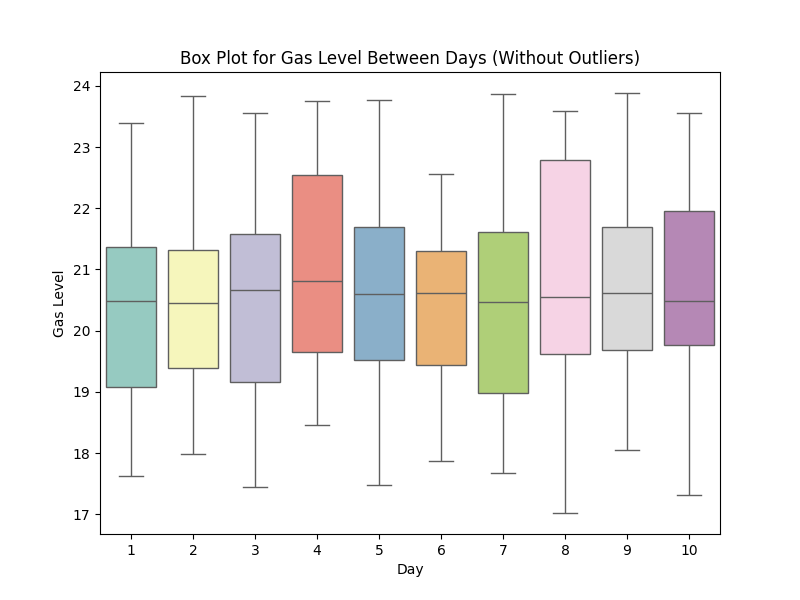

Generate this figure with Python:
import pandas as pd
import seaborn as sns
import matplotlib.pyplot as plt

# Read CSV file into a pandas DataFrame
df = pd.read_csv("data2.csv")

# Create a box plot for Gas Level without outliers
plt.figure(figsize=(8, 6))
sns.boxplot(x="Day", y="Gas Level", data=df, showfliers=False, palette="Set3")
plt.title("Box Plot for Gas Level Between Days (Without Outliers)")
plt.xlabel("Day")
plt.ylabel("Gas Level")
plt.show()
